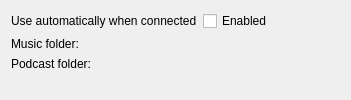
<?xml version="1.0" encoding="UTF-8"?>
<ui version="4.0">
 <class>UmsConfiguration</class>
 <widget class="QWidget" name="UmsConfiguration">
  <property name="geometry">
   <rect>
    <x>0</x>
    <y>0</y>
    <width>351</width>
    <height>100</height>
   </rect>
  </property>
  <property name="minimumSize">
   <size>
    <width>350</width>
    <height>100</height>
   </size>
  </property>
  <property name="windowTitle">
   <string>USB Mass Storage device configuration</string>
  </property>
  <layout class="QFormLayout" name="formLayout">
   <item row="3" column="0">
    <widget class="QLabel" name="label_2">
     <property name="text">
      <string>Music folder:</string>
     </property>
    </widget>
   </item>
   <item row="3" column="1">
    <widget class="KUrlRequester" name="m_musicFolder"/>
   </item>
   <item row="4" column="0">
    <widget class="QLabel" name="label_3">
     <property name="text">
      <string>Podcast folder:</string>
     </property>
    </widget>
   </item>
   <item row="4" column="1">
    <widget class="KUrlRequester" name="m_podcastFolder"/>
   </item>
   <item row="2" column="1">
    <widget class="QCheckBox" name="m_autoConnect">
     <property name="text">
      <string>Enabled</string>
     </property>
    </widget>
   </item>
   <item row="2" column="0">
    <widget class="QLabel" name="label">
     <property name="text">
      <string>Use automatically when connected</string>
     </property>
    </widget>
   </item>
  </layout>
 </widget>
 <customwidgets>
  <customwidget>
   <class>KUrlRequester</class>
   <extends>QFrame</extends>
   <header>kurlrequester.h</header>
  </customwidget>
 </customwidgets>
 <resources/>
 <connections/>
</ui>
